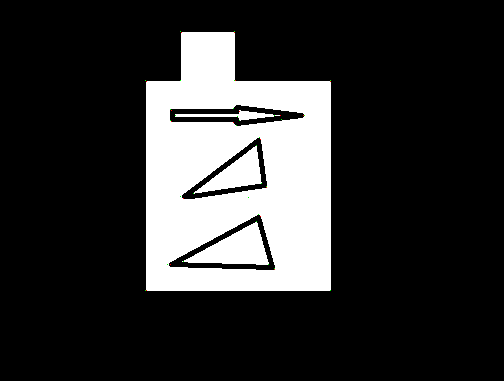
#> input picture 第4课 图像特征与目标检测(形状特征(Harris特征、HOG特征、SIFT特征)、LBP纹理特征、模板匹配、人脸检测、行人检测)/images/harris2.png, 504 x 381 px
$ python 'Harris特征角点检测.py'
#> lines starting #> are read from the running program, lines starting #| are printed output that depends on the picture; after the words box and inside, x2 and y2 are one past the last pixel; in counts of white or black regions, pixels touching at a corner belong together
# -*- encoding: utf-8 -*-
"""
@author   :   yykzjh
@Contact  :   yykzhjh@163.com
@DateTime :   2022/10/17 16:56
@Version  :   1.0
@License  :   (C)Copyright 2022
"""
import cv2
import numpy as np


"""
1. 角点：在现实世界中，角点对应于物体的拐角，道路的十字路口、丁字路口等。
从图像分析的角度来定义角点可以有以下两种定义：
    1）角点可以是两个边缘的交点；
    2）角点是邻域内具有两个主方向的特征点；
2. 角点计算方法：
    1）前者通过图像边缘计算，计算量大，图像局部变化会对结果产生较大的影响；
    2）后者基于图像灰度的方法通过计算点的曲率及梯度来检测角点；
3. 角点所具有的特征：
    1）轮廓之间的交点；
    2）对于同一场景，即使视角发生变化，通常具备稳定性质的特征；
    3）该点附近区域的像素点无论在梯度方向上还是其梯度幅值上有着较大变化；
4. 性能较好的角点：
    1）检测出图像中“真实”的角点
    2）准确的定位性能
    3）很高的重复检测率
    4）噪声的鲁棒性
    5）较高的计算效率
5. Harris实现过程：
    1）计算图像在X和Y方向的梯度；
    2）计算图像两个方向梯度的乘积；
    3）使用高斯函数对三者进行高斯加权，生成矩阵M的A,B,C；
    4）计算每个像素的Harris响应值R，并对小于某一阈值t的R置为零；
    5）在3×3或5×5的邻域内进行非最大值抑制，局部最大值点即为图像中的角点；
6. Harris函数：
cv2.cornerHarris(img, blockSize, ksize, k)
    - img：数据类型为float32的输入图像
    - blockSize：角点检测中要考虑的领域大小
    - ksize：Sobel求导中使用的窗口大小
    - k：Harris 角点检测方程中的自由参数,取值参数为[0.04, 0.06]
"""
# 读取图像
img = cv2.imread(r"./images/harris2.png")
#> img is the input picture: shape (381, 504, 3); mean B, G, R 50.2, 50.3, 50.3
# 转换为灰度图
gray = cv2.cvtColor(img, cv2.COLOR_BGR2GRAY)
gray = np.float32(gray)

# Harris角点检测，输入图像必须是float32，最后一个参数在0.04 ~ 0.06之间
dst = cv2.cornerHarris(gray, 2, 3, 0.06)
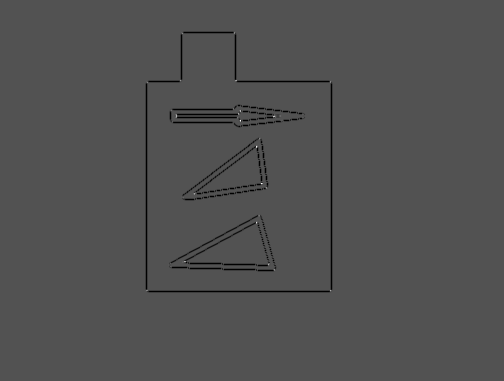
#> dst: shape (381, 504) float32; min -253695024, max 533091904, mean -3712120.8; drawn with min black and max white

# 结果进行膨胀，可有可无
dst = cv2.dilate(dst, None)
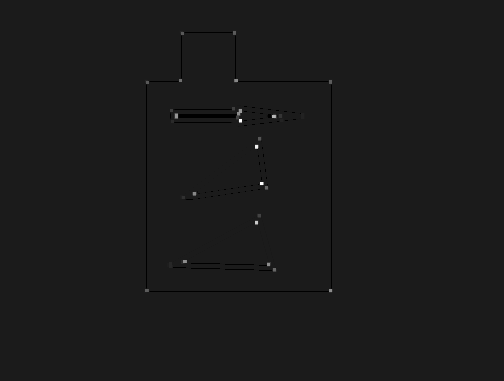
#> dst: shape (381, 504) float32; min -63423756, max 533091904, mean -100134.7; drawn with min black and max white
print(dst)
#> (printed output is left out)

# 设定阈值，不同图像阈值不同
img[dst > 0.01 * dst.max()] = [0, 0, 255]
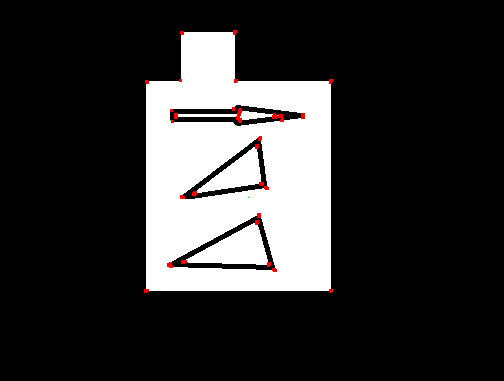
#> img: shape (381, 504, 3); 0.28% of pixels changed, all inside (x1, y1, x2, y2) = (144, 30, 333, 293)
print(dst.max())
#| 533091900.0

# 展示
cv2.imshow("dst_img", img)
cv2.waitKey(0)
cv2.destroyWindow()
